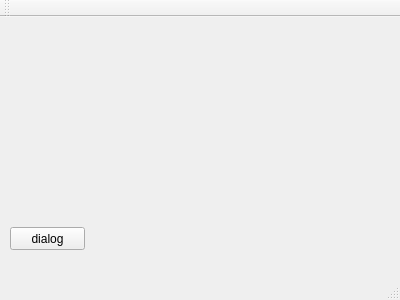
<?xml version="1.0" encoding="UTF-8"?>
<ui version="4.0">
 <class>MainWindow</class>
 <widget class="QMainWindow" name="MainWindow">
  <property name="geometry">
   <rect>
    <x>0</x>
    <y>0</y>
    <width>400</width>
    <height>300</height>
   </rect>
  </property>
  <property name="windowTitle">
   <string>MainWindow</string>
  </property>
  <widget class="QWidget" name="centralWidget">
   <widget class="QPushButton" name="pushButton">
    <property name="geometry">
     <rect>
      <x>10</x>
      <y>210</y>
      <width>75</width>
      <height>23</height>
     </rect>
    </property>
    <property name="text">
     <string>dialog</string>
    </property>
   </widget>
  </widget>
  <widget class="QMenuBar" name="menuBar">
   <property name="geometry">
    <rect>
     <x>0</x>
     <y>0</y>
     <width>400</width>
     <height>23</height>
    </rect>
   </property>
  </widget>
  <widget class="QToolBar" name="mainToolBar">
   <attribute name="toolBarArea">
    <enum>TopToolBarArea</enum>
   </attribute>
   <attribute name="toolBarBreak">
    <bool>false</bool>
   </attribute>
  </widget>
  <widget class="QStatusBar" name="statusBar"/>
 </widget>
 <layoutdefault spacing="6" margin="11"/>
 <resources/>
 <connections/>
</ui>
